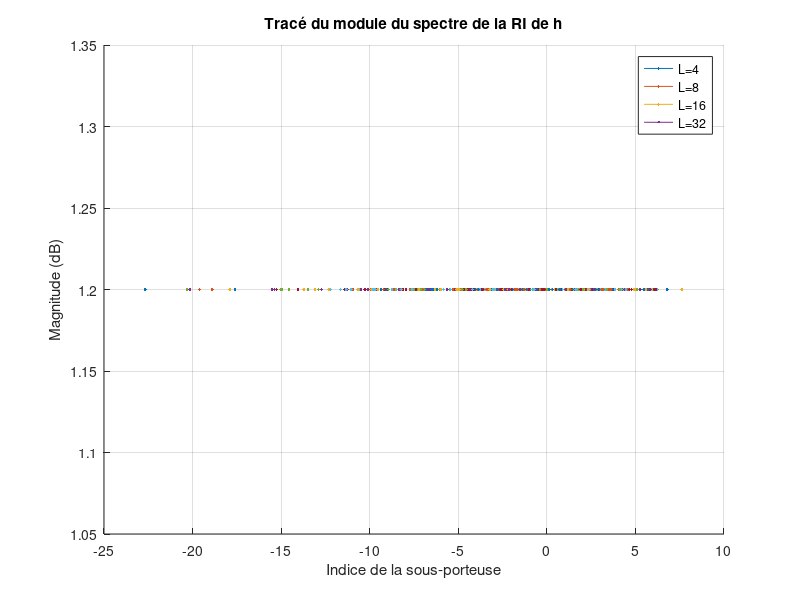
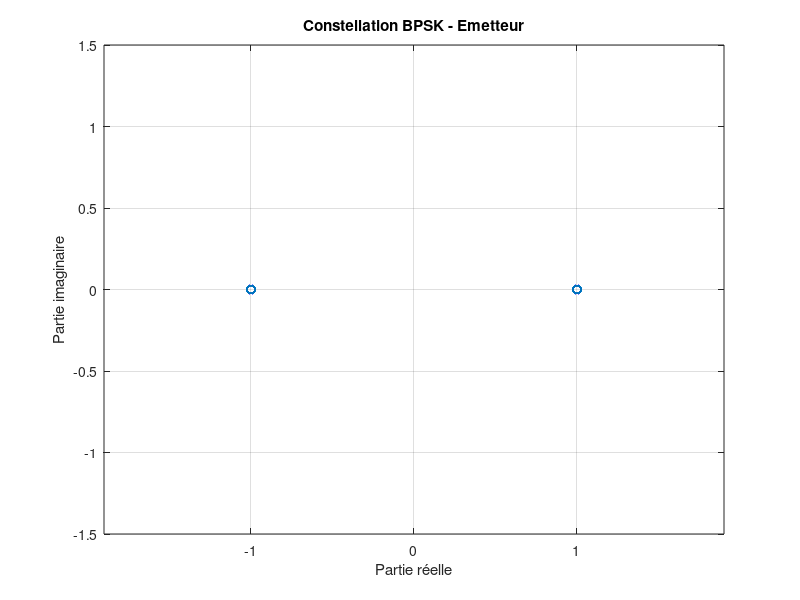
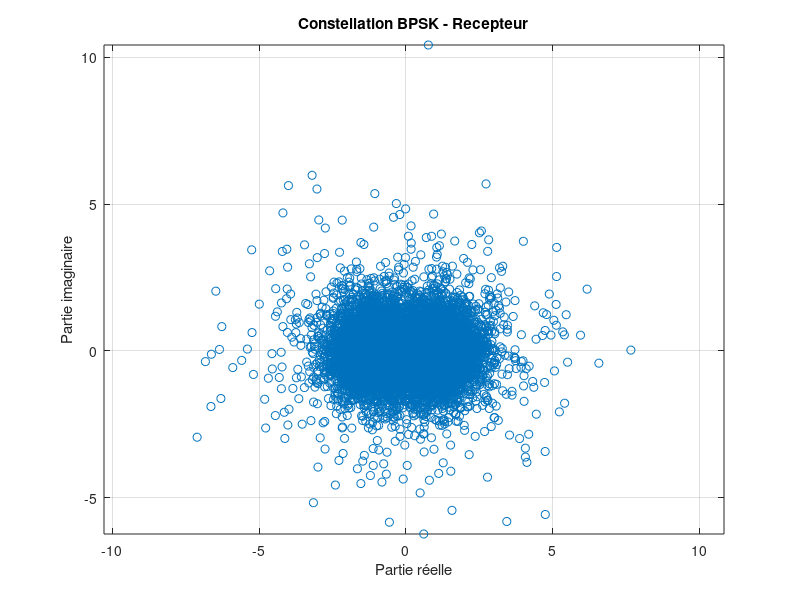

These figures' MATLAB source, in order: (Note: this script raises an error after producing the figures.)
clear
clc
close all

% Implémentation modulation/démodulation OFDM

% Chaine de communication OFDM (Wifi, 4G, 4G Edge, 5G, ...)

% Version avec intervalle de garde

%% Paramètres
M = 2; % BPSK
cstl = exp(1j*2*pi*(0:M-1)/M);

N = 128; % Nb de sous porteuses
K = 500; % Nb de symboles par sous-porteuses

nb_classes = 100;
L = 16; % Longueur du préfixe cyclique

% Paramètres bruit blanc
sigma = 0.1;

%% Emetteur 
idx = randi([0, M-1], 1, K*N);
S = cstl(idx + 1); %Stream de symboles

% Démultiplexage (Passage d'un signal série à un signal parallèle)
S_reshaped = reshape(S, N, K); 

% Bloc IFFT pour la modulation
S_ifft = ifft(S_reshaped, N, 1)*sqrt(N);

% Insertion préfixe cylclique
S_Prefixced = S_ifft(N-L+1:end,:); 
Sn_Prefixced = [S_Prefixced; S_ifft];

% Multiplexage (Permet de passer à des signaux en série)
x = Sn_Prefixced(:).';

%% Canal 

% Fonction de transfert du canal (Canal complexe de variance 1/L)
%h=1; %Pour tester que le TEB = 0 couplé à sigma = 0, question (3.2.2)
h = sqrt(1/(2*L)) * (randn(1,L) + 1j*randn(1,L));

% Convolution du signal avec la réponse impulsionnelle du canal
x_canal = conv(x, h);
x_canal = x_canal(1:length(x));

% Génération d'un bruit blanc Gaussien
bruit_blanc = randn(1, (N+L)*K) * sqrt(sigma);

% Signal bruité
x_bruite = x_canal + bruit_blanc;

%% Récepteur
% Signal recu en série

% Démultiplexage (Passage d'un signal série à un signal parallèle)
R_reshaped = reshape(x_bruite, (N+L), K);

% On enleve le préfixe cyclique
R_sansPrefix = R_reshaped(L+1:end, :); % Matrice sans prefixe cyclique

% Bloc FFT pour la démodulation
S_fft = fft(R_sansPrefix, N, 1)/sqrt(N);

% Egalistation/Forcage à zéro
H = fft(h,N).';
S_estime = S_fft ./ H;

% Multiplexage (Permet de passer à des signaux en série)
S_recieved = S_estime(:).'; % Symboles reçus

%% Bloc de décision
S_decode = zeros(1, K*N);    % vecteur ligne

for i= 1:(K*N)
    if real(S_recieved(i))> 0 
        S_decode(i) = 0; % BPSK: 1 for positive real part
    else
        S_decode(i) = 1; % BPSK: 0 for non-positive real part
    end
end


%% TEB (Taux d'erreur binaire)
TEB = sum(S_decode ~= idx)/(K*N);

%% Affichages

% Q.1 tracé du module du spectre 
L = 4;
nb_real = 100;

figure; 
hold on; 
for i=1:4
    h = sqrt(1/(2*L)) * (randn(1,L) + 1j*randn(1,L));
    H = abs(fft(h, N));
    plot(20*log10(H), LineWidth=1.2);
    L = L * 2;
end

title('Tracé du module du spectre de la RI de h');
xlabel('Indice de la sous-porteuse');
ylabel('Magnitude (dB)');
legend('L=4', 'L=8', 'L=16', 'L=32', 'Location', 'best');
grid on;

% Constellations

% Affichage constellation côté émetteur 
figure;
plot(real(S), imag(S), 'o');
xlabel('Partie réelle');
ylabel('Partie imaginaire');
ylim([-1.5;1.5]);
title('Constellation BPSK - Emetteur');
axis equal;
grid on;

% Affichage constellation côté récepteur 
figure;
plot(real(S_recieved), imag(S_recieved), 'o');
xlabel('Partie réelle');
ylabel('Partie imaginaire');
title('Constellation BPSK - Recepteur');
axis equal;
grid on;

% Histogrammes

% Histogramme partie réelle trame OFDM
figure;
histogram(real(x),nb_classes);
xlabel('Symbole');
ylabel('Nombre');
title('Histogramme partie réelle trame OFDM');
grid on;

% Histogramme partie imaginaire trame OFDM
figure;
histogram(imag(x),nb_classes);
xlabel('Symbole');
ylabel('Nombre');
title('Histogramme partie imaginaire trame OFDM');
grid on;
